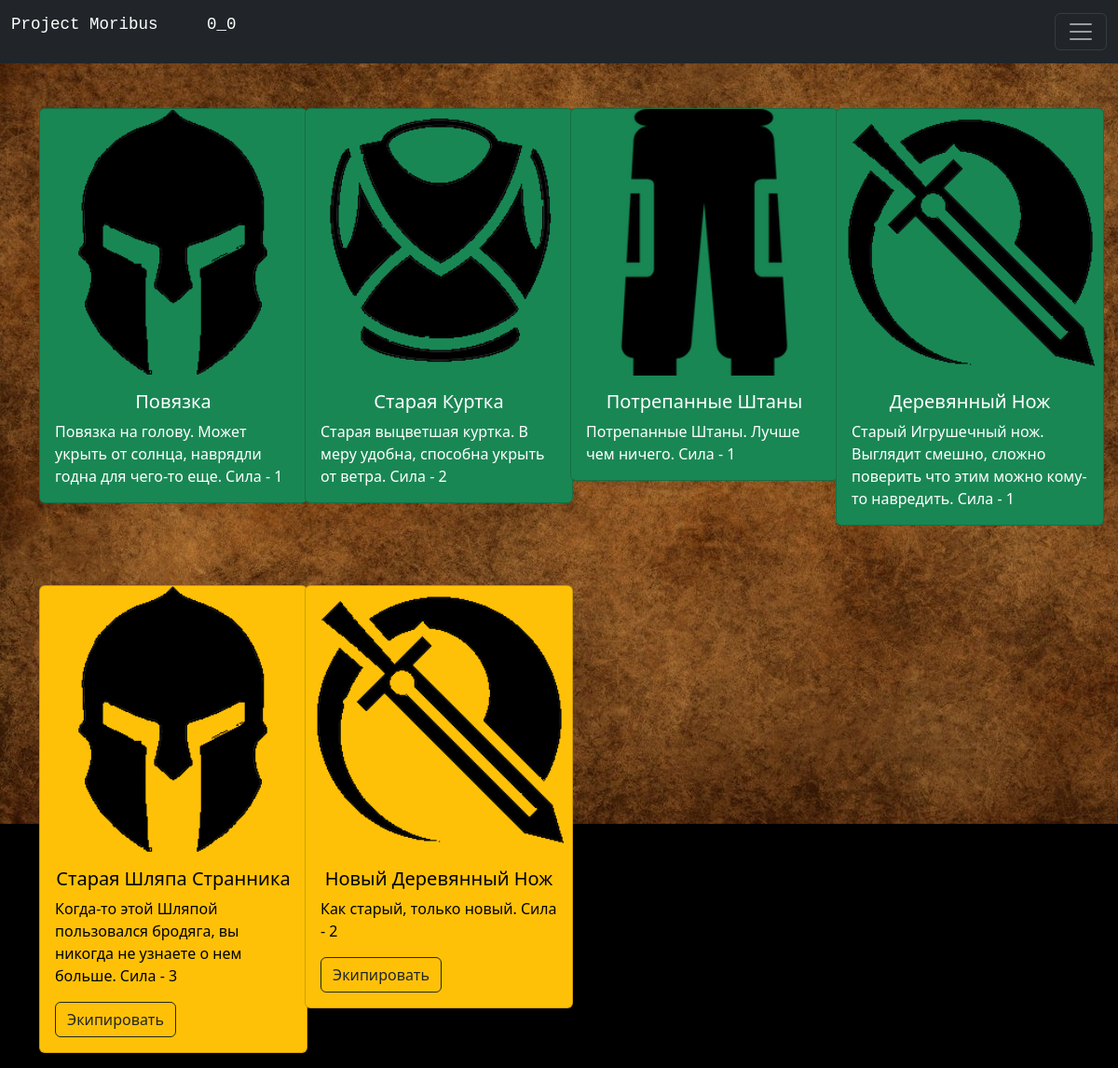
The page /inventory (signed in) on the database its author committed.
### data/users.py (models this page shows, shortened)
class User(SqlAlchemyBase, UserMixin, SerializerMixin):
    __tablename__ = 'users'
    id = sqlalchemy.Column(sqlalchemy.Integer, primary_key=True, autoincrement=True)
    name = sqlalchemy.Column(sqlalchemy.String, nullable=True)
    login = sqlalchemy.Column(sqlalchemy.String, nullable=True)
    xp = sqlalchemy.Column(sqlalchemy.Integer, nullable=True)
    level = sqlalchemy.Column(sqlalchemy.Integer, nullable=True)
    inventory = sqlalchemy.Column(sqlalchemy.String, nullable=True)
    hands = sqlalchemy.Column(sqlalchemy.Integer, nullable=True)
    body = sqlalchemy.Column(sqlalchemy.Integer, nullable=True)
    legs = sqlalchemy.Column(sqlalchemy.Integer, nullable=True)
    head = sqlalchemy.Column(sqlalchemy.Integer, nullable=True)
    icon_name = sqlalchemy.Column(sqlalchemy.String, nullable=True)
    energy = sqlalchemy.Column(sqlalchemy.Integer, nullable=True)
    guild_id = sqlalchemy.Column(sqlalchemy.Integer, nullable=True)
    hashed_password = sqlalchemy.Column(sqlalchemy.String, nullable=True)

### data/items.py (models this page shows)
class Item(SqlAlchemyBase):
    __tablename__ = 'items'
    id = sqlalchemy.Column(sqlalchemy.Integer, primary_key=True, autoincrement=True)
    name = sqlalchemy.Column(sqlalchemy.String, nullable=True)
    power = sqlalchemy.Column(sqlalchemy.Integer, nullable=True)
    position = sqlalchemy.Column(sqlalchemy.String, nullable=True)
    about = sqlalchemy.Column(sqlalchemy.String, nullable=True)

### main.py (the view)
@app.route('/inventory', methods=['GET', 'POST'])
def inventory():
    db_sess = db_session.create_session()
    all_items = db_sess.query(Item).all()
    items = []
    for x in current_user.inventory.split(', '):
        try:
            items.append((all_items[int(x) - 1].name, all_items[int(x) - 1].position,
                          all_items[int(x) - 1].about, all_items[int(x) - 1].id))
        except ValueError:
            break
    equipment = [(all_items[current_user.head - 1].name,
                  all_items[current_user.head - 1].about, all_items[current_user.head - 1].id),
                 (all_items[current_user.body - 1].name,
                  all_items[current_user.body - 1].about, all_items[current_user.body - 1].id),
                 (all_items[current_user.legs - 1].name,
                  all_items[current_user.legs - 1].about, all_items[current_user.legs - 1].id),
                 (all_items[current_user.hands - 1].name,
                  all_items[current_user.hands - 1].about, all_items[current_user.hands - 1].id)]
    return render_template("inventory.html", rows_n=len(items) // 4,
                           no_rows=len(items) % 4, items=items, equipment=equipment)

### data/db_session.py (called while the page is built)
def create_session() -> Session:
    global __factory
    return __factory()

### main.py (called while the page is built)
@login_manager.user_loader
def load_user(user_id):
    db_sess = db_session.create_session()
    return db_sess.query(User).get(user_id)

### templates/inventory.html (shortened to what this page needs)
{% extends "base.html" %}
{% block head_content %}
    <link rel="stylesheet" type="text/css" href="static/css/inventory.css" />
{% endblock %}
{% block content %}
    <br> <br>
    <div class="row">
            <div class="col-sm-3 mb-3 mb-sm-0">
                <div class="card text-bg-success mb-3" style="width: 18rem;">
                    <img src="static/img/items_icons/head.png" class="card-img-top" alt="...">
                    <div class="card-body">
                        <h5 align="center" class="card-title">{{equipment[0][0]}}</h5>
                        <p class="card-text">{{equipment[0][1]}}</p>
                    </div>
                </div>
            </div>
            <div class="col-sm-3">
                <div class="card text-bg-success mb-3" style="width: 18rem;">
                    <img src="static/img/items_icons/body.png" class="card-img-top" alt="...">
                    <div class="card-body">
                        <h5 align="center" class="card-title">{{equipment[1][0]}}</h5>
                        <p class="card-text">{{equipment[1][1]}}</p>
                    </div>
                </div>
            </div>
            <div class="col-sm-3">
                <div class="card text-bg-success mb-3" style="width: 18rem;">
                    <img src="static/img/items_icons/legs.png" class="card-img-top" alt="...">
                    <div class="card-body">
                        <h5 align="center" class="card-title">{{equipment[2][0]}}</h5>
                        <p class="card-text">{{equipment[2][1]}}</p>
                    </div>
                </div>
            </div>
            <div class="col-sm-3">
                <div class="card text-bg-success mb-3" style="width: 18rem;">
                    <img src="static/img/items_icons/hands.png" class="card-img-top" alt="...">
                    <div class="card-body">
                        <h5 align="center" class="card-title">{{equipment[3][0]}}</h5>
                        <p class="card-text">{{equipment[3][1]}}</p>
                    </div>
                </div>
            </div>
        </div>
    <br> <br>
    {% if no_rows == 2 %}
        <div class="row">
            <div class="col-sm-3 mb-3 mb-sm-0">
                <div class="card text-bg-warning mb-3" style="width: 18rem;">
                    <img src="static/img/items_icons/{{items[rows_n * 4][1]}}.png" class="card-img-top" alt="...">
                    <div class="card-body">
                        <h5 align="center" class="card-title">{{items[rows_n * 4][0]}}</h5>
                        <p class="card-text">{{items[rows_n * 4][2]}}</p>
                        <a href="/equip/{{items[rows_n * 4][1]}}/{{items[rows_n * 4][3]}}" class="btn btn-outline-dark">Экипировать</a>
                    </div>
                </div>
            </div>
            <div class="col-sm-3">
                <div class="card text-bg-warning mb-3" style="width: 18rem;">
                    <img src="static/img/items_icons/{{items[1 + rows_n * 4][1]}}.png" class="card-img-top" alt="...">
                    <div class="card-body">
                        <h5 align="center" class="card-title">{{items[1 + rows_n * 4][0]}}</h5>
                        <p class="card-text">{{items[1 + rows_n * 4][2]}}</p>
                        <a href="/equip/{{items[1 + rows_n * 4][1]}}/{{items[1 + rows_n * 4][3]}}" class="btn btn-outline-dark">Экипировать</a>
                    </div>
                </div>
            </div>
        </div>
    {% endif %}
{% endblock %}
{% block body_navbar %}
    <nav class="navbar navbar-dark bg-dark">
        <div class="container-fluid">
            <a class="navbar-brand" href=""> <pre>Project Moribus     {{ current_user.name }}</pre> </a>
            <button class="navbar-toggler" type="button" data-bs-toggle="collapse" data-bs-target="#navbarNav" aria-controls="navbarNav" aria-expanded="false" aria-label="Toggle navigation">
                <span class="navbar-toggler-icon"></span>
            </button>
        </div>
    </nav>
{% endblock %}

### templates/base.html (shortened to what this page needs)
<!DOCTYPE html>
<html lang="en" xmlns="http://www.w3.org/1999/html">
    <head>
        <link href="https://cdn.jsdelivr.net/npm/bootstrap@5.3.2/dist/css/bootstrap.min.css" rel="stylesheet">
        {% block head_content %} {% endblock %}
    </head>
    <body>
        <header>
            {% if current_user.is_authenticated %}
                {% block body_navbar %} {% endblock %}
            {% endif %}
        </header>
        <main role="main" class="container">
            {% block content %} {% endblock %}
        </main>
    </body>
</html>

### static/css/inventory.css (style rules this page uses)
body { background: #000 url('../img/backgrounds/inventory_back.jpg'); color: #FFFFE0; background-attachment: fixed; background-repeat: repeat-x; }

### rows shown on the page
User: name "0_0"
Item: name "Повязка", about "Повязка на голову. Может укрыть от солнца, наврядли годна для чего-то еще. Сила - 1"
Item: name "Старая Куртка", about "Старая выцветшая куртка. В меру удобна, способна укрыть от ветра. Сила - 2"
Item: name "Потрепанные Штаны", about "Потрепанные Штаны. Лучше чем ничего. Сила - 1"
Item: name "Деревянный Нож", about "Старый Игрушечный нож. Выглядит смешно, сложно поверить что этим можно кому-то навредить. Сила - 1"
Item: position (picture), name "Старая Шляпа Странника", about "Когда-то этой Шляпой пользовался бродяга, вы никогда не узнаете о нем больше. Сила - 3"
Item: position (picture), name "Новый Деревянный Нож", about "Как старый, только новый. Сила - 2"
